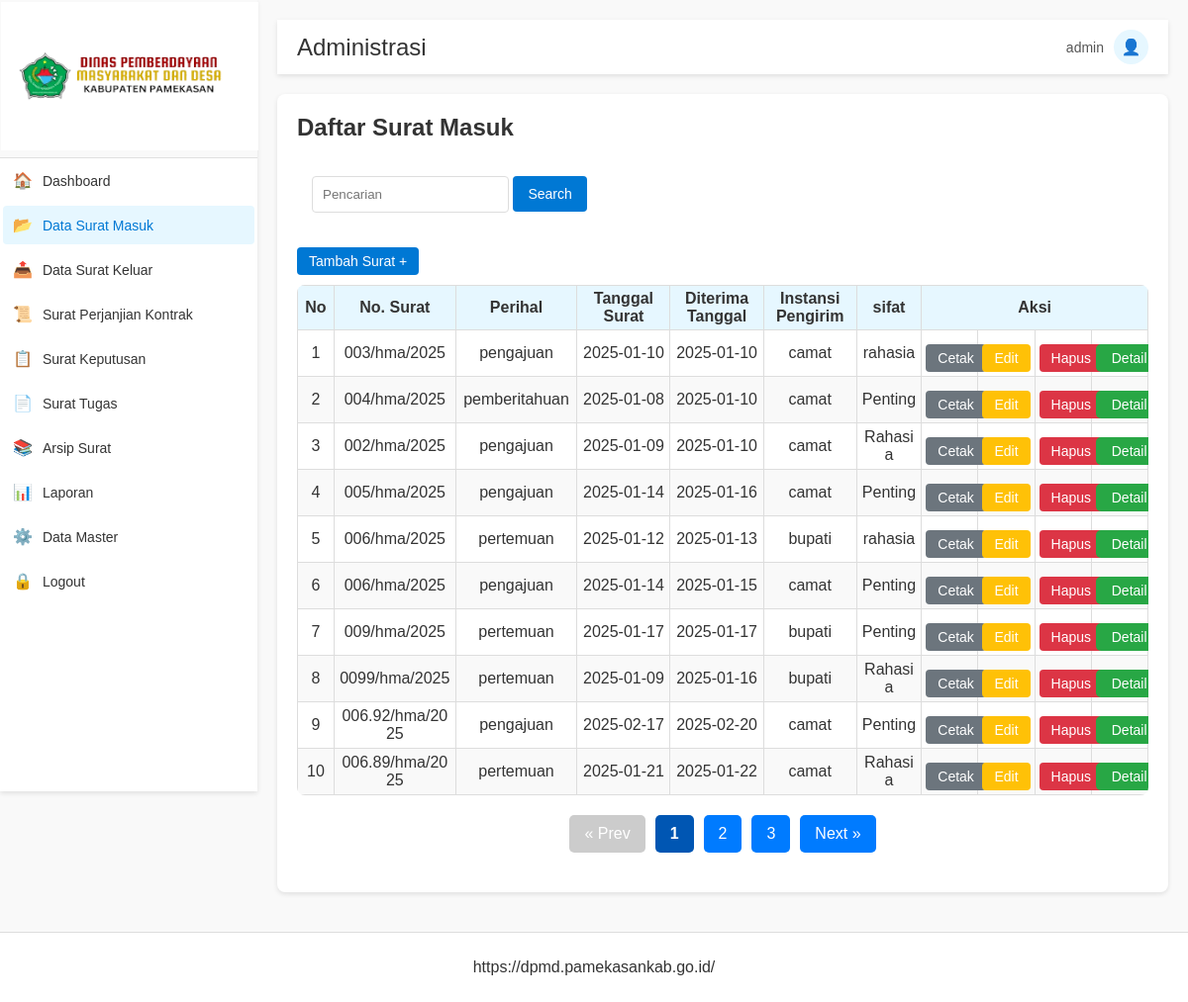
The page /surat_masuk.php (signed in) on the database its author committed.
### tables this page shows
CREATE TABLE `surat_masuk` (
  `id_surat` int(11) NOT NULL,
  `nomor_surat` varchar(90) NOT NULL,
  `perihal` varchar(90) NOT NULL,
  `tgl_surat` date NOT NULL,
  `terima_tanggal` date NOT NULL,
  `pengirim` varchar(90) NOT NULL,
  `nama_sifat_surat` varchar(90) NOT NULL,
  `dokumen` varchar(255) NOT NULL,
  `agenda` date DEFAULT NULL,
  `user_input` int(11) DEFAULT NULL
);

### surat_masuk.php (the view, shortened to what this page needs)
<?php
include 'db.php';
$perPage = 10;
$currentPage = isset($_GET['page']) ? (int)$_GET['page'] : 1;
$offset = ($currentPage - 1) * $perPage;
$searchQuery = isset($_GET['search']) ? $_GET['search'] : '';
$totalQuery = "SELECT COUNT(*) AS total FROM surat_masuk WHERE nomor_surat LIKE ? OR perihal LIKE ? OR pengirim LIKE ? OR nama_sifat_surat LIKE ?";
$stmtTotal = $conn->prepare($totalQuery);
$searchWildcard = "%$searchQuery%";
$stmtTotal->bind_param("ssss", $searchWildcard, $searchWildcard, $searchWildcard, $searchWildcard);
$stmtTotal->execute();
$resultTotal = $stmtTotal->get_result();
$totalData = $resultTotal->fetch_assoc()['total'];
$totalPages = ceil($totalData / $perPage);
$sql = "SELECT * FROM surat_masuk WHERE nomor_surat LIKE ? OR perihal LIKE ? OR pengirim LIKE ? OR nama_sifat_surat LIKE ? LIMIT ? OFFSET ?";
$stmt = $conn->prepare($sql);
$stmt->bind_param("ssssii", $searchWildcard, $searchWildcard, $searchWildcard, $searchWildcard, $perPage, $offset);
$stmt->execute();
$result = $stmt->get_result();
?>
<!DOCTYPE html>
<html lang="en">
<head>
    <link rel="stylesheet" href="style.css">
</head>
<body>
    <div class="sidebar">
        <div class="logo">
            <img src="logo.png" alt="Logo" />
        </div>
        <ul class="sidebar-menu">
            <li><a href="index.php"><span class="icon">🏠</span> Dashboard</a></li>
            <li><a href="surat_masuk.php" class="active"><span class="icon">📂</span> Data Surat Masuk</a></li>
            <li><a href="surat_keluar.php"><span class="icon">📤</span> Data Surat Keluar</a></li>
            <li><a href="surat_perjanjian_kontrak.php"><span class="icon">📜</span> Surat Perjanjian Kontrak</a></li>
            <li><a href="surat_keputusan.php"><span class="icon">📋</span> Surat Keputusan</a></li>
            <li><a href="surat_tugas.php"><span class="icon">📄</span> Surat Tugas</a></li>
            <li><a href="arsip.php"><span class="icon">📚</span> Arsip Surat</a></li>
            <li><a href="laporan.php"><span class="icon">📊</span> Laporan</a></li>
            <li><a href="data_master.php"><span class="icon">⚙️</span> Data Master</a></li>
            <li><a href="logout.php"><span class="icon">🔒</span> Logout</a></li>
        </ul>
    </div>
    <div class="main-content">
        <div class="topbar">
            <h2>Administrasi</h2>
            <div class="profile">
                <span><?= htmlspecialchars($_SESSION['role']); ?></span>
                <div class="profile-icon">👤</div>
            </div>
        </div>
        <div class="container">
            <h2>Daftar Surat Masuk</h2>
            <div class="search-bar">
                <form action="surat_masuk.php" method="GET">
                    <input type="text" name="search" placeholder="Pencarian" value="<?= htmlspecialchars($searchQuery); ?>" />
                    <button class="btn btn-primary" type="submit">Search</button>
                </form>
            </div>
            <a href="tambah_surat_masuk.php" class="btn btn-primary">Tambah Surat +</a>
            <table class="table">
                <thead>
                    <tr>
                        <th>No</th>
                        <th>No. Surat</th>
                        <th>Perihal</th>
                        <th>Tanggal Surat</th>
                        <th>Diterima Tanggal</th>
                        <th>Instansi Pengirim</th>
                        <th>sifat</th>
                        <th colspan="4">Aksi</th>
                    </tr>
                </thead>
                <tbody>
                    <?php if ($result->num_rows > 0): ?>
                        <?php $no = $offset + 1; while ($row = $result->fetch_assoc()): ?>
                            <tr>
                                <td><?= $no++; ?></td>
                                <td><?= htmlspecialchars($row['nomor_surat']); ?></td>
                                <td><?= htmlspecialchars($row['perihal']); ?></td>
                                <td><?= htmlspecialchars($row['tgl_surat']); ?></td>
                                <td><?= htmlspecialchars($row['terima_tanggal']); ?></td>
                                <td><?= htmlspecialchars($row['pengirim']); ?></td>
                                <td><?= htmlspecialchars($row['nama_sifat_surat']); ?></td>
                                <td>
                                    <a href="cetak.php?id=<?= $row['id_surat']; ?>" class="btn btn-secondary">Cetak</a></td>
                                    <td> <a href="edit.php?id=<?= $row['id_surat']; ?>" class="btn btn-warning">Edit</a></td>
                                    <td><a href="?id=<?= $row['id_surat']; ?>" class="btn btn-danger" onclick="return confirm('Yakin ingin menghapus data?')">Hapus</a></td>
                                    <td><a href="detail_surat.php?id=<?= $row['id_surat']; ?>" class="btn btn-info">Detail</a>
                            </tr>
                        <?php endwhile; ?>
                    <?php else: ?>
                        <tr>
                            <td colspan="8" class="no-data">Tidak ada data.</td>
                        </tr>
                    <?php endif; ?>
                </tbody>
            </table>
            <ul class="pagination">
                <?php if ($currentPage > 1): ?>
                    <li><a href="?page=<?= $currentPage - 1; ?>&search=<?= htmlspecialchars($searchQuery); ?>">&laquo; Prev</a></li>
                <?php else: ?>
                    <li class="disabled"><span>&laquo; Prev</span></li>
                <?php endif; ?>
                <?php for ($i = 1; $i <= $totalPages; $i++): ?>
                    <li>
                        <a href="?page=<?= $i; ?>&search=<?= htmlspecialchars($searchQuery); ?>" class="<?= $i === $currentPage ? 'active' : ''; ?>">
                            <?= $i; ?>
                        </a>
                    </li>
                <?php endfor; ?>
                <?php if ($currentPage < $totalPages): ?>
                    <li><a href="?page=<?= $currentPage + 1; ?>&search=<?= htmlspecialchars($searchQuery); ?>">Next &raquo;</a></li>
                <?php else: ?>
                    <li class="disabled"><span>Next &raquo;</span></li>
                <?php endif; ?>
            </ul>
        </div>
    </div>
    <footer>
    <p>https://dpmd.pamekasankab.go.id/</p>
    </footer>
</body>
</html>

### style.css (style rules this page uses)
body, html { margin: 0; padding: 0; font-family: 'Arial', sans-serif; color: #333; background-color: #f9f9f9; }
.sidebar { width: 260px; height: 100vh; background-color: #ffffff; box-shadow: 0 2px 5px rgba(0, 0, 0, 0.1); position: fixed; top: 0; left: 0; }
.sidebar .logo { text-align: center; padding: 2px 1px; background-color: #f9f9f9; border-bottom: 1px solid #e0e0e0; }
.sidebar .logo img { width: 260px; height: 150px; margin-bottom: 1px; }
.sidebar-menu { list-style: none; padding: 0; margin: 0; }
.sidebar-menu li { padding: 3px; }
.sidebar-menu li a { color: #333; text-decoration: none; display: flex; align-items: center; font-size: 14px; border-radius: 4px; padding: 10px; transition: background-color 0.3s ease; }
.sidebar-menu li a .icon { margin-right: 10px; font-size: 16px; }
.sidebar-menu li a:hover, .sidebar-menu li a.active { background-color: #e6f7ff; color: #0078d4; }
.main-content { margin-left: 260px; padding: 20px; }
.topbar { background-color: #ffffff; padding: 10px 20px; display: flex; justify-content: space-between; align-items: center; margin-bottom: 20px; box-shadow: 0 2px 5px rgba(0, 0, 0, 0.1); }
.topbar h2 { margin: 0; color: #333; font-weight: normal; }
.profile { display: flex; align-items: center; gap: 10px; }
.profile span { color: #555; font-size: 14px; }
.profile-icon { width: 35px; height: 35px; background-color: #e6f7ff; color: #0078d4; display: flex; align-items: center; justify-content: center; border-radius: 50%; font-size: 16px; }
.container { background-color: #ffffff; padding: 20px; border-radius: 8px; box-shadow: 0 2px 5px rgba(0, 0, 0, 0.1); }
.container h2 { margin-top: 0; color: #333; }
.search-bar { display: flex; gap: 10px; margin-bottom: 20px; padding: 5px 15px; }
.search-bar input { flex: 1; padding: 10px; border: 1px solid #ddd; border-radius: 4px; }
.search-bar button { padding: 10px 15px; border: none; border-radius: 4px; background-color: #0078d4; color: white; cursor: pointer; font-size: 14px; transition: background-color 0.3s ease; }
.table { width: 100%; border-collapse: collapse; margin-top: 10px; border-radius: 8px; overflow: hidden; text-align: center; table-layout: fixed; border-collapse: collapse; }
.table th, .table td { border: 1px solid #ddd; word-wrap: break-word; overflow-wrap: break-word; text-align: left; padding: 8px; }
.table th { background-color: #e6f7ff; color: #333; }
.table td { vertical-align: top; }
.table tr:nth-child(even) { background-color: #f9f9f9; }
.btn { padding: 11px 20px; border-radius: 5px; color: white; text-decoration: none; font-size: 14px; display: inline-block; text-align: center; margin-top: 10px; }
.btn-primary { background-color: #0078d4; }
.btn-secondary { background-color: #6c757d; }
.btn-warning { background-color: #f39c12; }
.btn-danger { background-color: #e74c3c; }
footer { text-align: center; margin-top: 20px; padding: 10px 0; background-color: #ffffff; color: #333; border-top: 1px solid #ddd; }

### rows shown on the page
surat_masuk: nomor_surat "003/hma/2025", perihal "pengajuan", tgl_surat "2025-01-10", terima_tanggal "2025-01-10", pengirim "camat", nama_sifat_surat "rahasia"
surat_masuk: nomor_surat "004/hma/2025", perihal "pemberitahuan", tgl_surat "2025-01-08", terima_tanggal "2025-01-10", pengirim "camat", nama_sifat_surat "Penting"
surat_masuk: nomor_surat "002/hma/2025", perihal "pengajuan", tgl_surat "2025-01-09", terima_tanggal "2025-01-10", pengirim "camat", nama_sifat_surat "Rahasia"
surat_masuk: nomor_surat "005/hma/2025", perihal "pengajuan", tgl_surat "2025-01-14", terima_tanggal "2025-01-16", pengirim "camat", nama_sifat_surat "Penting"
surat_masuk: nomor_surat "006/hma/2025", perihal "pertemuan", tgl_surat "2025-01-12", terima_tanggal "2025-01-13", pengirim "bupati", nama_sifat_surat "rahasia"
surat_masuk: nomor_surat "006/hma/2025", perihal "pengajuan", tgl_surat "2025-01-14", terima_tanggal "2025-01-15", pengirim "camat", nama_sifat_surat "Penting"
surat_masuk: nomor_surat "009/hma/2025", perihal "pertemuan", tgl_surat "2025-01-17", terima_tanggal "2025-01-17", pengirim "bupati", nama_sifat_surat "Penting"
surat_masuk: nomor_surat "0099/hma/2025", perihal "pertemuan", tgl_surat "2025-01-09", terima_tanggal "2025-01-16", pengirim "bupati", nama_sifat_surat "Rahasia"
surat_masuk: nomor_surat "006.92/hma/2025", perihal "pengajuan", tgl_surat "2025-02-17", terima_tanggal "2025-02-20", pengirim "camat", nama_sifat_surat "Penting"
surat_masuk: nomor_surat "006.89/hma/2025", perihal "pertemuan", tgl_surat "2025-01-21", terima_tanggal "2025-01-22", pengirim "camat", nama_sifat_surat "Rahasia"

### other values the page prints
$_SESSION['role'] "admin"
